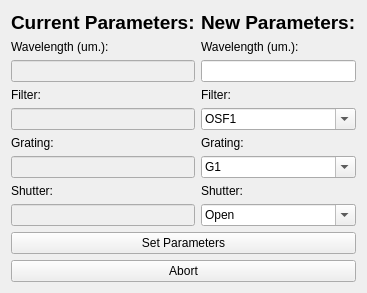
     <widget class="QWidget" name="tab4_manual">
      <attribute name="title">
       <string>Page</string>
      </attribute>
      <layout class="QGridLayout" name="gridLayout_3">
       <item row="0" column="0">
        <layout class="QGridLayout" name="current_params_gridLayout_tab4">
         <item row="2" column="0">
          <widget class="QLineEdit" name="wavelength_current_ledit_tab4">
           <property name="enabled">
            <bool>false</bool>
           </property>
           <property name="text">
            <string/>
           </property>
          </widget>
         </item>
         <item row="4" column="0">
          <widget class="QLineEdit" name="osf_current_ledit_tab4">
           <property name="enabled">
            <bool>false</bool>
           </property>
          </widget>
         </item>
         <item row="1" column="0">
          <widget class="QLabel" name="wavelength_current_label_tab4">
           <property name="text">
            <string>Wavelength (um.):</string>
           </property>
          </widget>
         </item>
         <item row="7" column="0">
          <widget class="QLabel" name="shutter_current_label_tab4">
           <property name="text">
            <string>Shutter:</string>
           </property>
          </widget>
         </item>
         <item row="6" column="0">
          <widget class="QLineEdit" name="grating_current_ledit_tab4">
           <property name="enabled">
            <bool>false</bool>
           </property>
          </widget>
         </item>
         <item row="0" column="0">
          <widget class="QLabel" name="curent_parameters_title_tab4">
           <property name="font">
            <font>
             <pointsize>14</pointsize>
             <weight>75</weight>
             <bold>true</bold>
            </font>
           </property>
           <property name="text">
            <string>Current Parameters:</string>
           </property>
          </widget>
         </item>
         <item row="5" column="0">
          <widget class="QLabel" name="grating_current_label_tab4">
           <property name="text">
            <string>Grating:</string>
           </property>
          </widget>
         </item>
         <item row="8" column="0">
          <widget class="QLineEdit" name="shutter_current_ledit_tab4">
           <property name="enabled">
            <bool>false</bool>
           </property>
          </widget>
         </item>
         <item row="3" column="0">
          <widget class="QLabel" name="osf_current_label_tab4">
           <property name="text">
            <string>Filter:</string>
           </property>
          </widget>
         </item>
        </layout>
       </item>
       <item row="0" column="1">
        <layout class="QGridLayout" name="new_params_gridLayout_tab4">
         <item row="8" column="0">
          <widget class="QComboBox" name="shutter_new_cbox_tab4">
           <property name="editable">
            <bool>true</bool>
           </property>
           <item>
            <property name="text">
             <string>Open</string>
            </property>
           </item>
           <item>
            <property name="text">
             <string>Close</string>
            </property>
           </item>
          </widget>
         </item>
         <item row="0" column="0">
          <widget class="QLabel" name="new_parameters_title">
           <property name="font">
            <font>
             <pointsize>14</pointsize>
             <weight>75</weight>
             <bold>true</bold>
            </font>
           </property>
           <property name="text">
            <string>New Parameters:</string>
           </property>
          </widget>
         </item>
         <item row="2" column="0">
          <widget class="QLineEdit" name="wavelength_new_ledit_tab4"/>
         </item>
         <item row="5" column="0">
          <widget class="QLabel" name="grating_new_label_tab4">
           <property name="text">
            <string>Grating:</string>
           </property>
          </widget>
         </item>
         <item row="1" column="0">
          <widget class="QLabel" name="wavelength_new_label_tab4">
           <property name="text">
            <string>Wavelength (um.):</string>
           </property>
          </widget>
         </item>
         <item row="3" column="0">
          <widget class="QLabel" name="osf_new_label_tab4">
           <property name="text">
            <string>Filter:</string>
           </property>
          </widget>
         </item>
         <item row="7" column="0">
          <widget class="QLabel" name="shuttter_new_label_tab4">
           <property name="text">
            <string>Shutter:</string>
           </property>
          </widget>
         </item>
         <item row="4" column="0">
          <widget class="QComboBox" name="osf_new_cbox_tab4">
           <property name="editable">
            <bool>true</bool>
           </property>
           <item>
            <property name="text">
             <string>OSF1</string>
            </property>
           </item>
           <item>
            <property name="text">
             <string>OSF2</string>
            </property>
           </item>
           <item>
            <property name="text">
             <string>OSF3</string>
            </property>
           </item>
           <item>
            <property name="text">
             <string>OSF4</string>
            </property>
           </item>
          </widget>
         </item>
         <item row="6" column="0">
          <widget class="QComboBox" name="grating_new_cbox_tab4">
           <property name="editable">
            <bool>true</bool>
           </property>
           <item>
            <property name="text">
             <string>G1</string>
            </property>
           </item>
           <item>
            <property name="text">
             <string>G2</string>
            </property>
           </item>
           <item>
            <property name="text">
             <string>G3</string>
            </property>
           </item>
          </widget>
         </item>
        </layout>
       </item>
       <item row="1" column="0" colspan="2">
        <layout class="QGridLayout" name="run_bottons_gridLayout_tab4">
         <item row="0" column="0">
          <widget class="QPushButton" name="set_parameters_button_tab4">
           <property name="sizePolicy">
            <sizepolicy hsizetype="Minimum" vsizetype="Minimum">
             <horstretch>0</horstretch>
             <verstretch>0</verstretch>
            </sizepolicy>
           </property>
           <property name="text">
            <string>Set Parameters</string>
           </property>
          </widget>
         </item>
         <item row="1" column="0">
          <widget class="QPushButton" name="abort_manual_button_tab4">
           <property name="sizePolicy">
            <sizepolicy hsizetype="Minimum" vsizetype="Minimum">
             <horstretch>0</horstretch>
             <verstretch>0</verstretch>
            </sizepolicy>
           </property>
           <property name="text">
            <string>Abort</string>
           </property>
          </widget>
         </item>
        </layout>
       </item>
      </layout>
     </widget>
